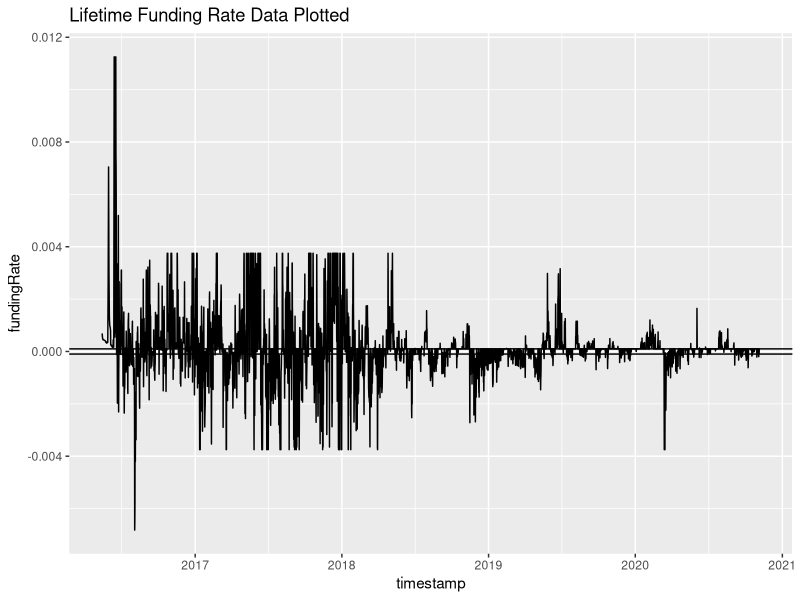

Recreate this plot in R. (Note: this script raises an error after producing the figure.)
## ---- chunk 1
knitr::opts_chunk$set(echo = TRUE)
library(tidyverse)
library(data.table)
library(lubridate)

data <- read_csv("funding_data.csv")
## ---- chunk 2
data %>%
  mutate(above = if_else(fundingRate > 0.0001, 1, 
                        if_else(fundingRate < -0.0001, -1, 0))) %>%
  ggplot(aes(x = timestamp, y = fundingRate)) + 
  geom_line() + 
  geom_hline(yintercept = -0.0001) + 
  geom_hline(yintercept = 0.0001) + 
  labs(title = "Lifetime Funding Rate Data Plotted") 
## ---- chunk 3
ytd2019 <- data %>%
  filter(timestamp < ymd_hms("2020-01-01 00:00:00", tz = "US/Eastern"),
         timestamp >= ymd_hms("2019-01-01 00:00:00", tz = "US/Eastern"))

ar <- arima(ytd2019$fundingRate, order = c(3, 0, 15))
resids <- residuals(ar)

fit <- ytd2019$fundingRate - resids

fitted <- tibble(timestamp = ytd2019$timestamp, values = fit)

ggplot() + 
  geom_line(ytd2019, mapping = aes(timestamp, fundingRate)) + 
  geom_line(fitted, mapping = aes(timestamp, values), color = "green") + 
  labs(title = "Historic Funding Data for 2019 with Model Fitted")
## ---- chunk 4
abbv_ytd2020 <- data %>%
  filter(timestamp <= ymd_hms("2020-01-07 20:00:00", tz = "US/Eastern"),
         timestamp >= ymd_hms("2020-01-01 00:00:00", tz = "US/Eastern"))


prediction <- predict(ar, n.ahead = 20)
forecasted <- tibble(timestamp = abbv_ytd2020$timestamp[1:20], pred = prediction[["pred"]] %>% as.numeric())

ggplot() + 
  geom_line(bind_rows(ytd2019 %>% filter(timestamp >= ymd_hms("2019-12-17 04:00:00", tz = "US/Eastern")), abbv_ytd2020), mapping = aes(timestamp, fundingRate)) + 
  geom_line(fitted %>% filter(timestamp >= ymd_hms("2019-12-17 04:00:00", tz = "US/Eastern")), mapping = aes(timestamp, values), color = "green") + 
  geom_line(forecasted, mapping = aes(timestamp, pred), color = "red") + 
  labs(title = "Zoomed in on Out of Sample prediction", subtitle = "This is not interesting because I don't have volatility. Need to pick a better sample.")
## ---- chunk 5
ytd2020 <- data %>%
  filter(timestamp >= ymd_hms("2020-01-01 00:00:00", tz = "US/Eastern"))

ggplot(ytd2020, aes(timestamp, fundingRate)) + 
  geom_line() + 
  labs(title = "Historic Funding Rate for 2020", subtitle = "Lets specifically analyze the period beginning on 2020-09-07 04:00:00") + 
  annotate("text", x = ymd_hms("2020-09-07 04:00:00"), y = -0.001, label = "2020-09-07 04:00:00") + 
  annotate("point", x = ymd_hms("2020-09-07 04:00:00"), y = -0.00075)
## ---- chunk 6
training <- ytd2020 %>%
  filter(timestamp < ymd_hms("2020-09-07 04:00:00"))

testing <- ytd2020 %>%
  filter(timestamp >= ymd_hms("2020-09-07 04:00:00"))

# Lets fit some models
acf(training$fundingRate)
pacf(training$fundingRate)
## ---- chunk 7
running_size <- data %>%
  mutate(signal = if_else(fundingRate > 0.0001, 1, if_else(fundingRate < -0.0001, -1, 0)),
         section = rleid(signal)) %>%
  group_by(section) %>%
  mutate(csum = cumsum(fundingRate),
         csum = if_else(signal == 0, 0, csum),
         id = row_number(),
         id = ifelse(signal == 0, NA, id)) %>%
  arrange(desc(row_number()))
 
ggplot(running_size) + 
  geom_line(aes(x = timestamp, y = csum, color = "Cumulative Sum")) + 
  geom_line(aes(x = timestamp, y = fundingRate, color = "Funding Rate")) + 
  labs(title = "Funding Rate and Cumulative Sum of Returns in Significant Funding Periods", x = "Time", y = "Returns", color = "") +
  theme(legend.position = "bottom")

running_size %>%
  group_by(signal, section) %>%
  filter(signal != 0) %>%
  summarize(max = max(id)) %>%
  ggplot(aes(x = max)) + 
  geom_histogram(color = "black") + 
  labs(title = "Histogram of Duration of Funding Periods (-1bps/+1bps)") + 
  facet_wrap(~signal, scales = "free_x")


running_size %>%
  filter(signal == 1) %>%
  ggplot() + 
  geom_line(mapping = aes(x = id, y = fundingRate, group = section), alpha = 0.3) + 
#  geom_smooth(mapping = aes(x = id, y = fundingRate), method = "lm") +
  labs(title = "Reversion tendencies of funding periods (+)")

running_size %>%
  filter(signal == -1) %>%
  ggplot() + 
  geom_line(mapping = aes(x = id, y = fundingRate, group = section), alpha = 0.3) + 
 # geom_smooth(mapping = aes(x = id, y = fundingRate), method = "lm") +
  labs(title = "Reversion tendencies of funding periods (-)")


